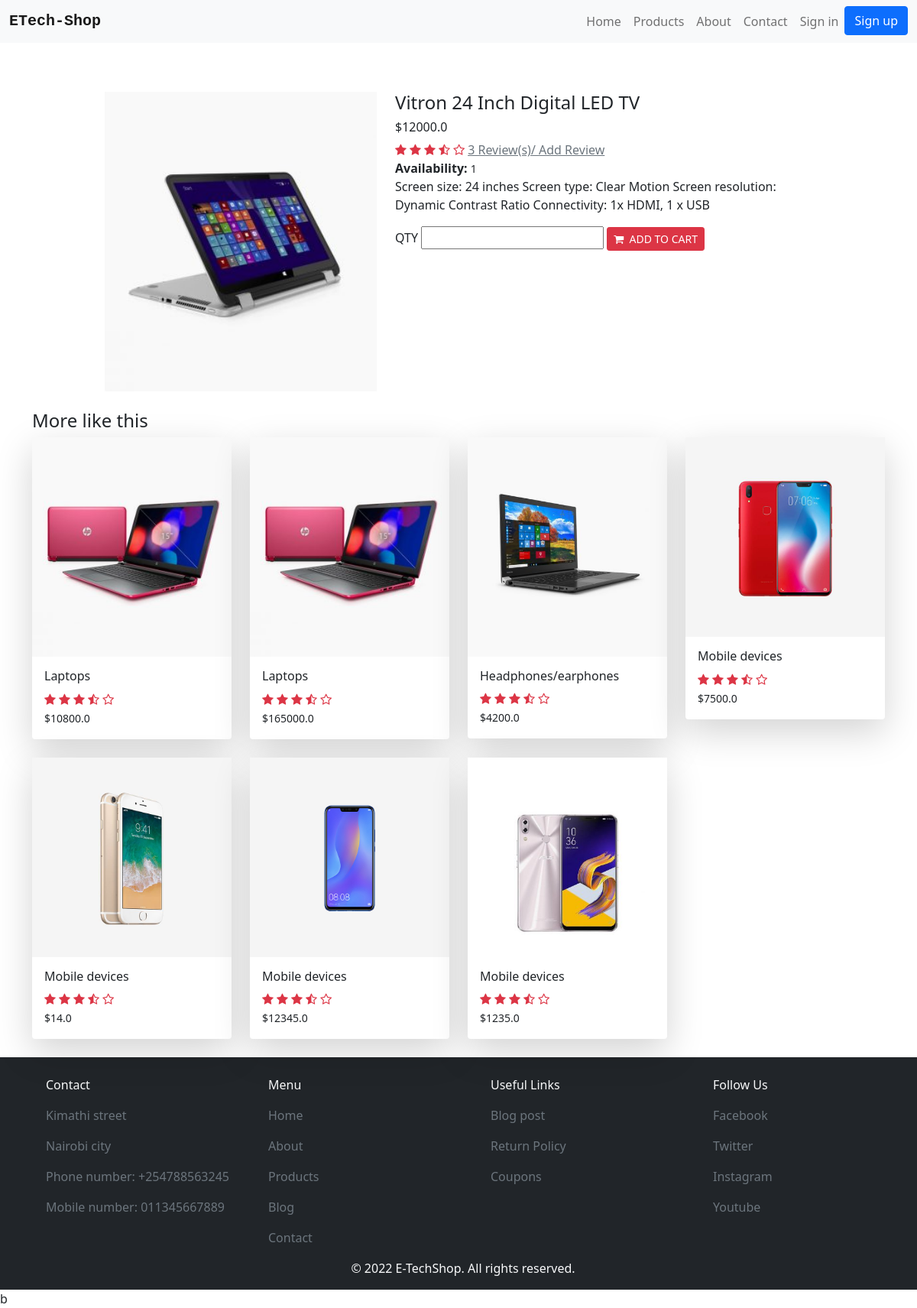
Before: /product/details/3 with the older database file.
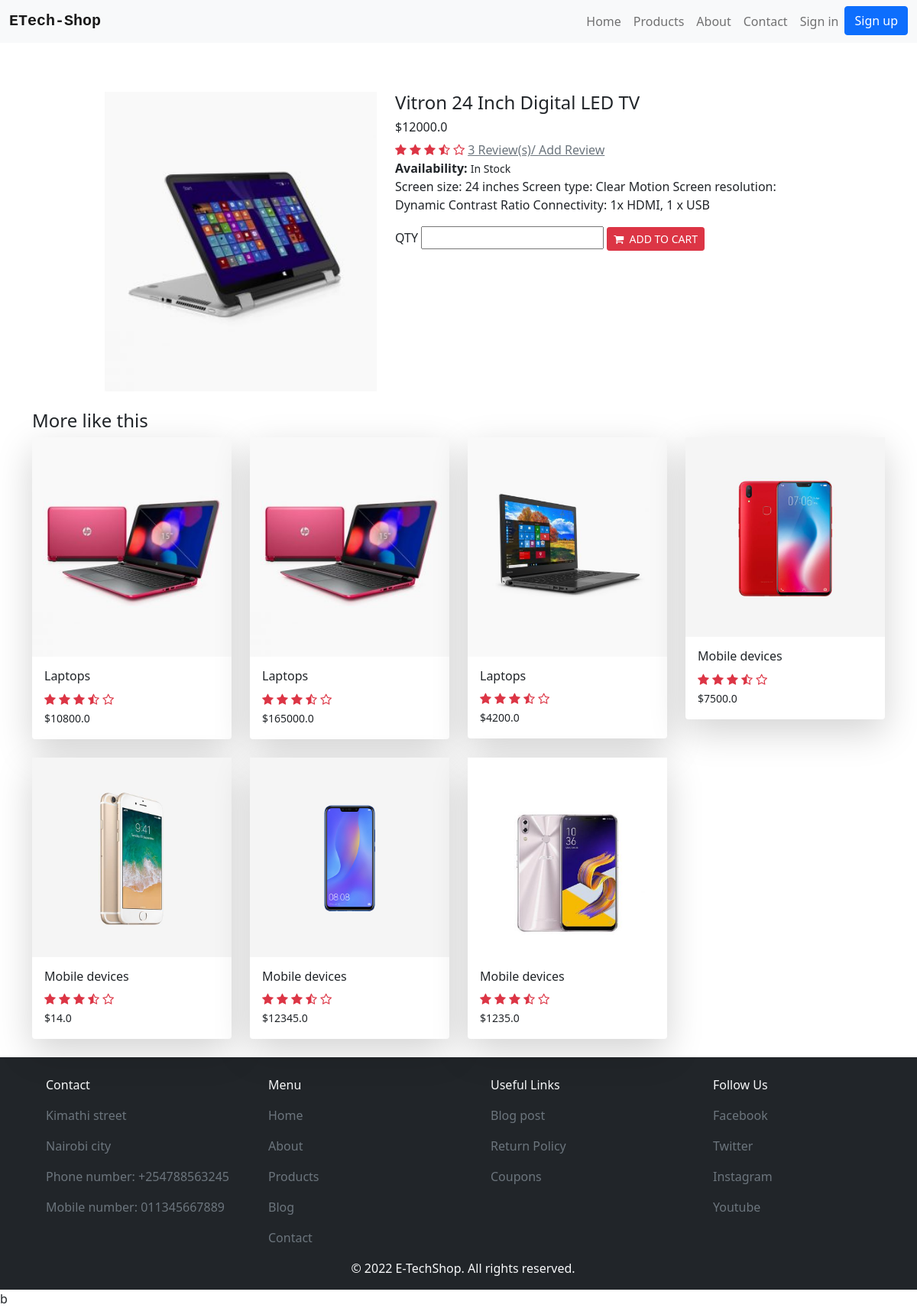
After: the same page with the newer database file.
### staff/models.py (models this page shows, shortened)
class Product(models.Model):
    LIVE = "In Stock"
    OUT_OF_STOCK = "Out of Stock"
    PENDING = "Pending"
    PRODUCT_STATUS = (
        (LIVE, "Live"),
        (OUT_OF_STOCK, "Out of Stock"),
        (PENDING, "Pending")
    )
    name = models.TextField()
    image = models.ImageField()
    price = models.FloatField()
    description = models.TextField()
    category = models.ForeignKey(Category,on_delete=models.CASCADE, null=True, blank=True)
    quantity = models.IntegerField()
    status = models.TextField(choices= PRODUCT_STATUS, default= LIVE)

class Category(models.Model):
      name = models.CharField(max_length=50)
      def __str__(self):
        return self.name

### shop/views.py (the view)
# urls.py: path("product/details/<id>", getProductDetails, name="product.details"),
def getProductDetails(request, id):
    try:
        product = Product.objects.get(pk=id)
    except Product.DoesNotExist:
        messages.info("Sorry, that product does not exist")
        return HttpResponseRedirect("/")
    categories =Category.objects.all()
    all_products = Product.objects.exclude(pk=id)
    context = {
        "product":product,
        "categories": categories,
        "more_products": all_products
    }
    return render(request, "product-details.html", context)

### shop/templates/product-details.html
{% extends 'layouts/base.html' %}
{% load static %}
{% block content %}
<div class="container">
        <div class="row justify-content-center mt-5 mb-4">
            <div class="col-lg-4 mt-3">
                <div class="card border-0">
                    <img src="{{product.image.url}}" alt="{{product.name}}">
                </div>
            </div>
            <div class="col-lg-6 mt-3">
                <h4 >{{product.name}}</h4>
                <h6> ${{product.price}}</h6>
                <div class="rating text-danger">
                    <i class="fa fa-star" aria-hidden="true"></i>
                    <i class="fa fa-star" aria-hidden="true"></i>
                    <i class="fa fa-star" aria-hidden="true"></i>
                    <i class="fa fa-star-half-o" aria-hidden="true"></i>
                    <i class="fa fa-star-o" aria-hidden="true"></i>
                    <a href="#" class="text-secondary">3 Review(s)/ Add Review</a>
                </div>
                <label class="fw-bolder">Availability:</label>
                <small>{{product.status}}</small>
                <p> {{product.description}}</p>
                <label>QTY</label>
                <input type="number" size="2">
                <a href="" class=" btn btn-sm btn-danger"><i class="fa fa-shopping-cart" aria-hidden="true"></i>&nbsp;&nbsp;ADD TO CART</a>
            </div>
        </div>
        <h4 class="font-weight-bold">More like this</h4>
    <div class="row">
        {% for product in more_products %}
        {% include 'layouts/products.html' %}
        {% endfor %}
    </div>
</div>
{% endblock %}

### shop/templates/layouts/products.html (shortened to what this page needs)
<div class="col-md-3">
    <div class="card mb-4 shadow-lg border-0 hover-overlay hover-zoom hover-shadow">
        <a href="{% url 'product.details' product.id %}"> <img src="{{product.image.url}}" class="img-fluid "></a>
        <div class="card-body ">
            <h6>{{product.category}}</h6>
            <div class="rating text-danger">
                <i class="fa fa-star" aria-hidden="true"></i>
                <i class="fa fa-star" aria-hidden="true"></i>
                <i class="fa fa-star" aria-hidden="true"></i>
                <i class="fa fa-star-half-o" aria-hidden="true"></i>
                <i class="fa fa-star-o" aria-hidden="true"></i>
            </div>
            <small>${{product.price}}</small><br>
        </div>
    </div>
</div>

Changed rows visible on the page:
changed Product "Vitron 24 Inch Digital LED TV": status "1" → "In Stock"
changed Product (number 4 of 8 on the later page): category "Headphones/earphones" → "Laptops"
